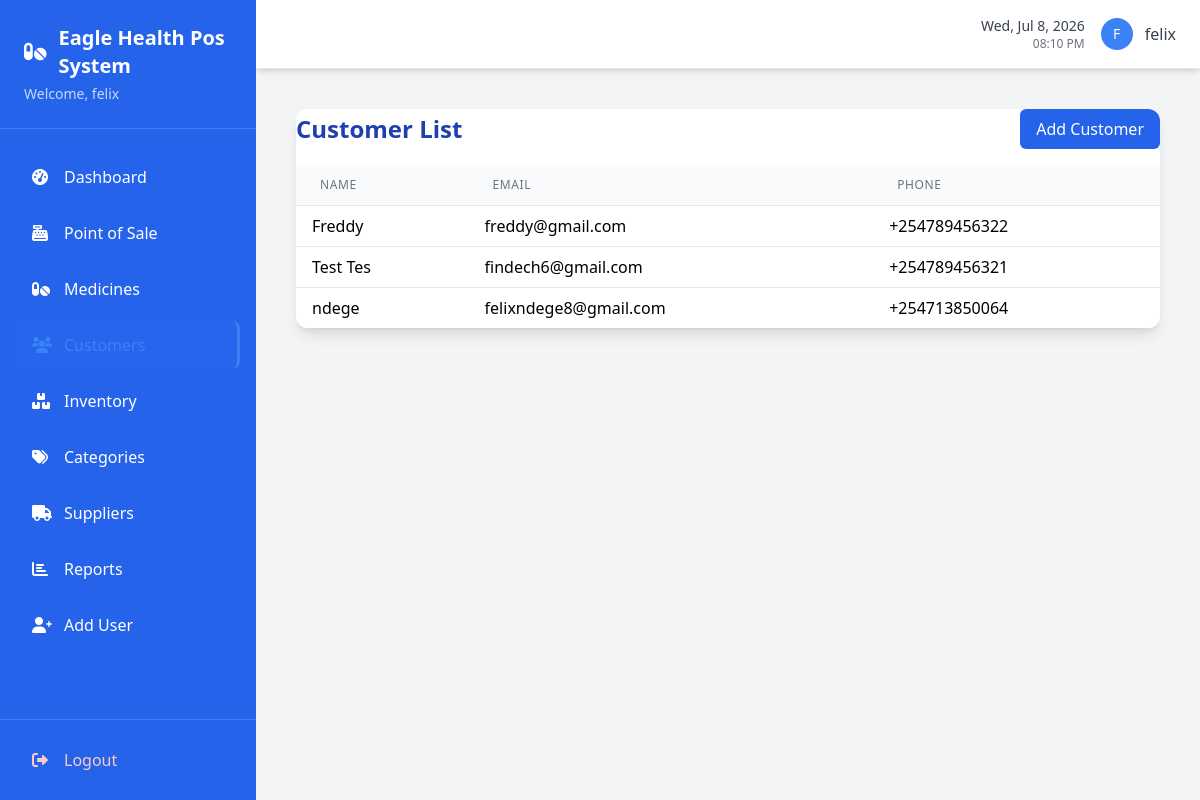
The app's page /customers/ (signed in), older data.
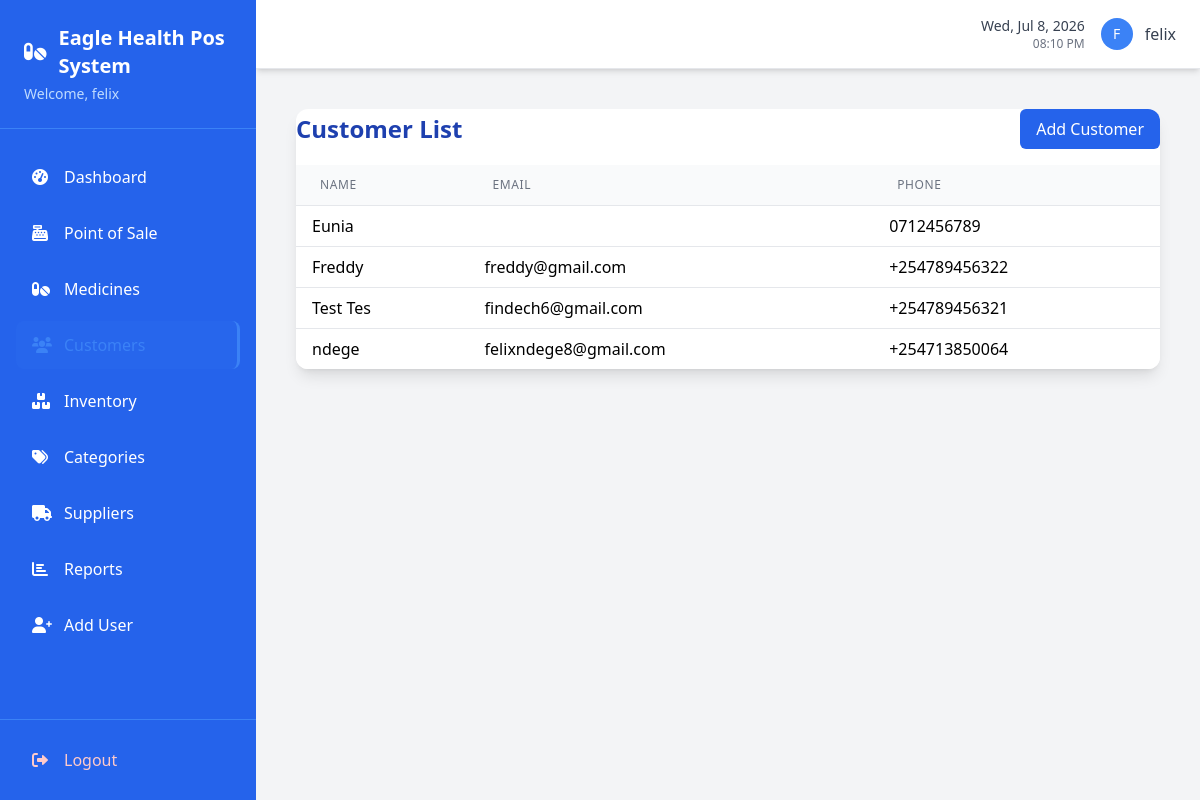
The same page, newer data.
### pos/models.py (models this page shows, shortened)
class Customer(models.Model):
    name = models.CharField(max_length=100)
    phone = models.CharField(max_length=20, blank=True)
    email = models.EmailField(max_length=100, blank=True)
    address = models.TextField(blank=True)
    created_at = models.DateTimeField(auto_now_add=True)
    updated_at = models.DateTimeField(auto_now=True)

### pos/views.py (the view)
# urls.py: path('customers/', views.customer_list, name='customer_list'),
@login_required
def customer_list(request):
    search_query = request.GET.get('search', '')
    customers = Customer.objects.all().order_by('name')
    if search_query:
        customers = customers.filter(
            Q(name__icontains=search_query) ,
            Q(phone__icontains=search_query) ,
            Q(email__icontains=search_query),
        )
    paginator = Paginator(customers, 10)
    page = request.GET.get('page')
    customers = paginator.get_page(page)
    return render(request, 'pos/customer_list.html', {
        'customers': customers,
        'search_query': search_query
    })

### templates/pos/customer_list.html (shortened to what this page needs)
{% extends 'base.html' %}
{% block content %}
<div class="max-w-5xl mx-auto p-4">
    <div class="bg-white rounded-xl shadow-lg overflow-hidden">
        <div class="flex justify-between items-center mb-4">
            <h2 class="text-2xl font-semibold text-blue-800">Customer List</h2>
            <a href="{% url 'customer_add' %}" class="bg-blue-600 text-white px-4 py-2 rounded-md hover:bg-blue-700">Add Customer</a>
        </div>
        <table class="min-w-full divide-y divide-gray-200">
            <thead class="bg-gray-50">
                <tr>
                    <th class="px-6 py-3 text-left text-xs font-medium text-gray-500 uppercase tracking-wider">Name</th>
                    <th class="px-6 py-3 text-left text-xs font-medium text-gray-500 uppercase tracking-wider">Email</th>
                    <th class="px-6 py-3 text-left text-xs font-medium text-gray-500 uppercase tracking-wider">Phone</th>
                </tr>
            </thead>
            <tbody class="bg-white divide-y divide-gray-200">
                {% for customer in customers %}
                <tr>
                    <td class="px-4 py-2">{{ customer.name }}</td>
                    <td class="px-4 py-2">{{ customer.email }}</td>
                    <td class="px-4 py-2">{{ customer.phone }}</td>
                </tr>
                {% empty %}
                <tr>
                    <td colspan="3" class="px-4 py-2 text-center text-gray-400">No customers found.</td>
                </tr>
                {% endfor %}
            </tbody>
        </table>
    </div>
</div>
{% endblock %}

Row changes from the older to the newer data that the page shows:
added Customer: name "Eunia", phone "0712456789"
